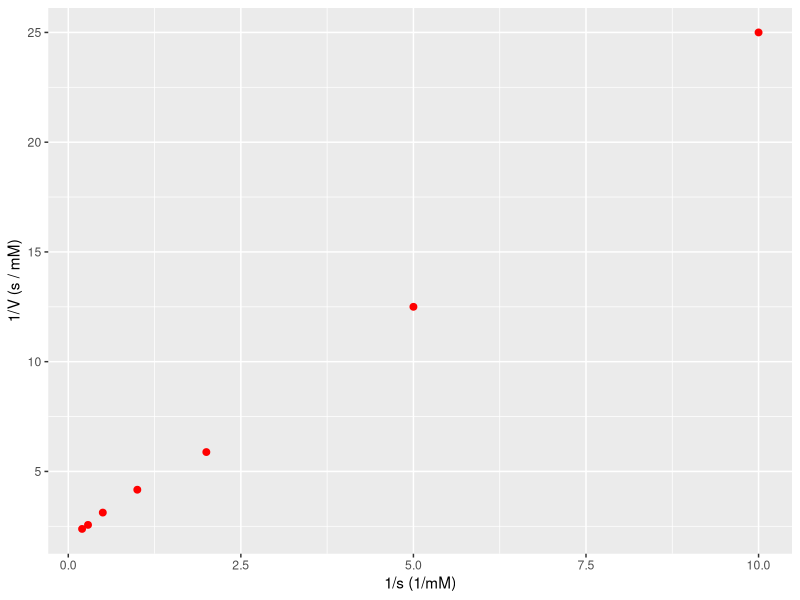
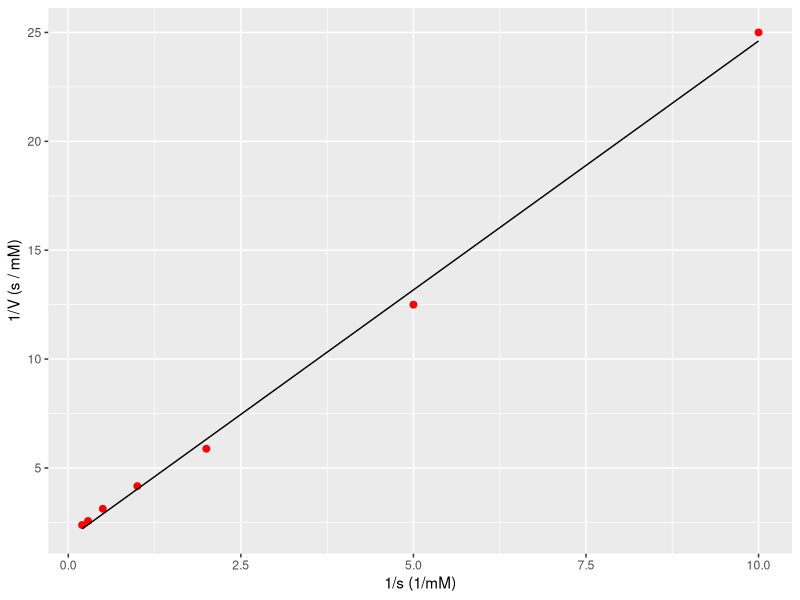
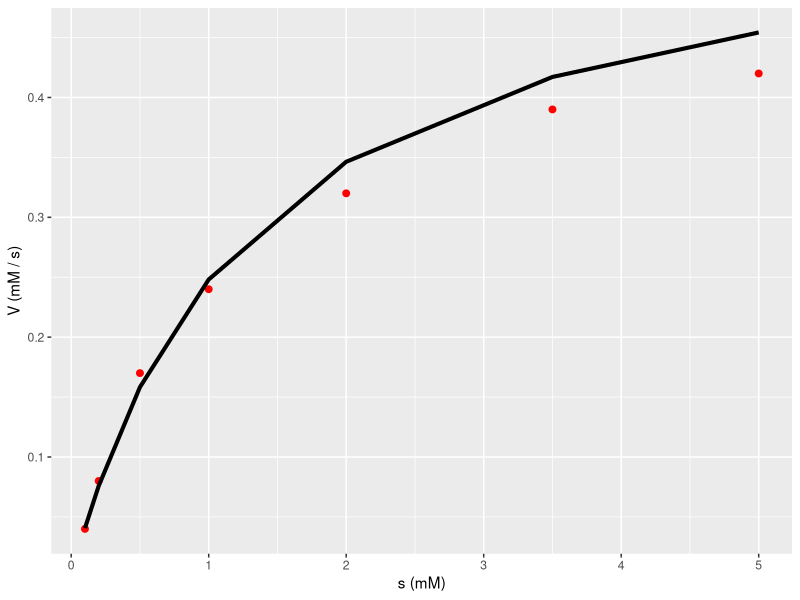
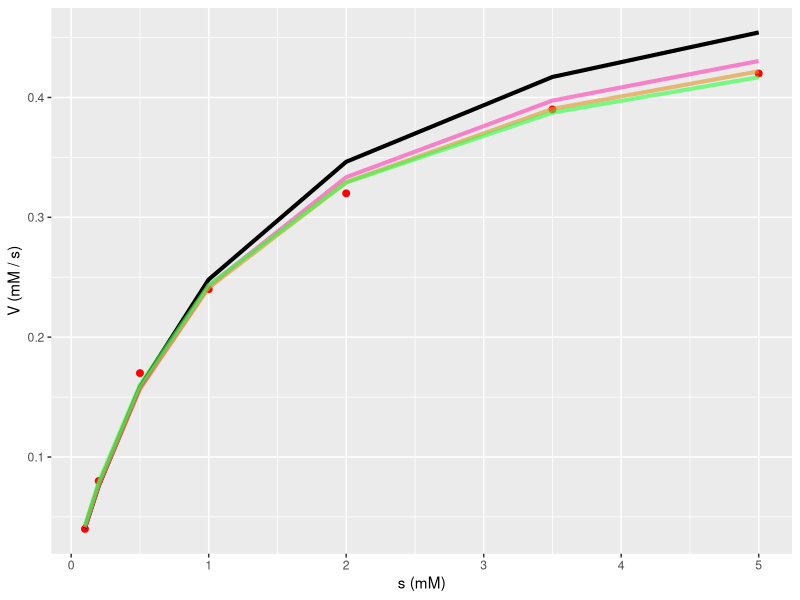

Write R code to recreate these figures, in order.


### Linearisation vs NLS

### Example: Michaelis-Menten Equation;
# V = Vmax * s / (Km + s)


### Discussion:

### Issues with Linearisation:
# The Michaelis-Menten equation can be easily linearised.
# However, the linearisation creates various other problems:
# - Non-Linearized eq differs substantially for larger values of s;
# - Transformed values 1/s and 1/V are relatively small when "s" is large;
# - Linearization fails therefore for these upper values;

### Workaround:
# - it is possible to use weights during the fitting process;
# - Weights = s virtually eliminates the effect of linearisation;
# - However, the larger values of s may be noisy as well;
# - Weights = sqrt(s) is probably more robust;

####################

### Helper Functions

library(ggplot2)

### Linearisation:
# w = weights;
predict.enz = function(eq, data = enz.data, print = TRUE, w = NULL) {
	if(is.null(w)) {
		enz.fit = lm(eq, data=data);
	} else {
		data$w = w;
		enz.fit = lm(eq, data=data, weights = w);
	}
	if(print) print(summary(enz.fit));
	fit.data = predict(enz.fit, data);
	model.dt = cbind(data, .fitted = fit.data);
	# model.dt = broom::augment(enz.fit, data=data);
	# names(model.dt)[1] = "s";
	invisible(model.dt);
}

### Plot:
# FUN = function to transform fitted data;
# ... = additional parameters to geom_line;
plot.enz = function(data, gg = NULL, FUN = function(x) x,
		fitted = TRUE, col.fit = "black", size = 1.4, size.p = 2,
		lbl  = c("s (mM)", "V (mM / s)"), ...) {
	names(data)[1:2] = c("x", "y");
	if(is.null(gg)) {
		gg = ggplot(data = data) +
			geom_point(aes(x = x, y = y),
				color = "red", size = size.p) +
			labs(
				x = lbl[1], y = lbl[2]);
	}
	if(fitted & ".fitted" %in% names(data)) {
		gg = gg + geom_line(
			aes(x = x, y = FUN(.fitted)),
			data = data, color = col.fit, linewidth = size, ...);
	}
	return(gg);
}


####################

### Ref:
# Based on: J. Zobitz [2023]
# Exploring Modeling with Data and Differential Equations Using R
# ISBN 9781032259482
# Ch 8: Linear Regression and Curve Fitting
# https://jmzobitz.github.io/ModelingWithR/linear-regression-08.html

### Enzyme Kinetic:
enz.data = data.frame(
	s = c(0.1, 0.2, 0.5, 1.0, 2.0, 3.5, 5.0),
	V = c(0.04, 0.08, 0.17, 0.24, 0.32, 0.39, 0.42)
)

### Linear Model:
enz.eq = I(1 / V) ~ 1 + I(1 / s)

### NLS Model:
nls.eq = V ~ Vm * s / (Km + s);


####################
# Testing Linearity:
# - Reciprocals: reasonably linear;
ggplot(data = enz.data) +
	geom_point(aes(x = 1 / s, y = 1 / V),
		color = "red", size = 2) +
	labs(
		x = "1/s (1/mM)",
		y = "1/V (s / mM)")


### Linear Model:
enz.fit = lm(enz.eq, data = enz.data)
summary(enz.fit)


# Add fitted data to the model
# - using broom::augment:
# enz.dm = broom::augment(enz.fit, data = enz.data);
# - using native R:
enz.dm = cbind(enz.data, .fitted = predict(enz.fit, enz.data));

### Plot:
# Compare fitted model to the *linearised* data:
ggplot(data = enz.data) +
	geom_point(aes(x = 1 / s, y = 1 / V),
		color = "red", size = 2) +
	geom_line(
		data = enz.dm,
		aes(x = 1 / s, y = .fitted)) +
	labs(
		x = "1/s (1/mM)",
		y = "1/V (s / mM)")


### Native Data:
# [Shorthand]
enz.dm = predict.enz(enz.eq, data = enz.data);
plot.enz(enz.dm, FUN = \(x) 1/x)

# Note:
# - Linearization fails for the larger values of s;


#####################

### Weighted Approach

col = c("#FA44B2A0", "#E29632A0", "#32FF44A0")

# Linear:
enz.dm  = predict.enz(enz.eq, data = enz.data);
enz.dmw = predict.enz(enz.eq, data = enz.data, w = sqrt(enz.data$s))
enz.dmx = predict.enz(enz.eq, data = enz.data, w = enz.data$s)
# NLS:
enz.nls = nls(nls.eq,
	data  = enz.data, control = nls.control(tol = 1E-8, minFactor = 1/2^14),
	start = list(Km = 1.2, Vm = 0.533));
enz.dnl = cbind(enz.data, .fitted = predict(enz.nls, enz.data))

# Plot:
gg = plot.enz(enz.dm, FUN = \(x) 1/x); # Non-Wieghted
gg = plot.enz(enz.dmw, gg=gg, FUN = \(x) 1/x, col = col[1])
gg = plot.enz(enz.dmx, gg=gg, FUN = \(x) 1/x, col = col[2])
gg = plot.enz(enz.dnl, gg=gg, col = col[3])
gg;


# Note:
# - Weights = s fits almost perfectly;
# - BUT: is probably far more sensitive to noisy data
#   (e.g. when large "s" is noisy);
